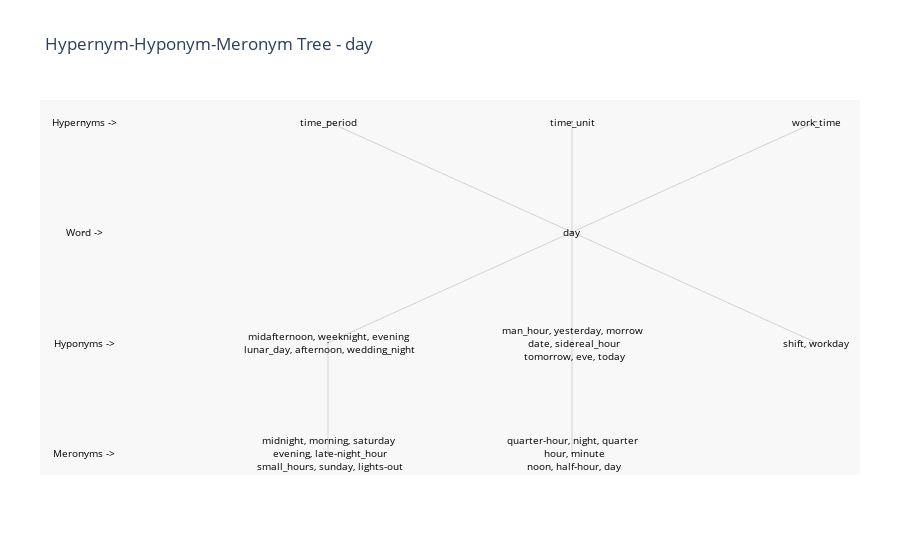

Here is the notebook cell this chart was saved with:
### Markdown cell above
Change the word to one of your choice and re-run to generate graph for that word.
Arguments - 
* *word* - The word for which HHM mappings are to be extracted.
* *hhm_mappings_df* - HHM mappings dataframe created in the previous step.
* *only_in_corpus* - Flag to be set if the output graph should only show the words that are there in the corpus. This will limit the hypernym, hyponyms and meronyms shown for the focus word.
* *top_n* - Top *N* groups to be plotted. Default 3. If the number of HHM groups are less than top_n, then all those groups will be shown.

### Code cell
word = "day"
generate_plot(word, hhm_mappings_df, only_in_corpus=False, top_n=3)

### Figure 1 — Plotly figure (JSON) as saved in the notebook; plotly's stock layout.template omitted (floating-point values rounded to 4 significant figures)
{"data": [{"hoverinfo": "none", "line": {"color": "rgb(210,210,210)", "width": 1}, "mode": "lines", "type": "scatter", "x": [2, 0, null, 2, 0, null, 0, 0, null, 2, 2, null, 2, 2, null, 2, 2, null, 2, 4, null, 2, 4, null], "y": [4, 6, null, 4, 2, null, 2, 0, null, 4, 6, null, 4, 2, null, 2, 0, null, 4, 6, null, 4, 2, null]}, {"hoverinfo": "text", "marker": {"color": "#6175c1", "line": {"color": "rgb(50,50,50)", "width": 1}, "size": 0.0001, "symbol": "circle-dot"}, "mode": "markers", "opacity": 0.8, "text": ["Hypernyms ->", "Word ->", "Hyponyms ->", "Meronyms ->", "day", "time_period", "midafternoon, weeknight, evening, lunar_day, afternoon, wedding_night", "midnight, morning, saturday, evening, late-night_hour, small_hours, sunday, lights-out", "time_unit", "man_hour, yesterday, morrow, date, sidereal_hour, tomorrow, eve, today", "quarter-hour, night, quarter, hour, minute, noon, half-hour, day", "work_time", "shift, workday"], "type": "scatter", "x": [-2, -2, -2, -2, 2, 0, 0, 0, 2, 2, 2, 4, 4], "y": [6, 4, 2, 0, 4, 6, 2, 0, 6, 2, 0, 6, 2]}], "layout": {"annotations": [{"font": {"color": "rgb(0,0,0)", "size": 10}, "showarrow": false, "text": "Hypernyms ->", "x": -2, "xref": "x", "y": 6, "yref": "y"}, {"font": {"color": "rgb(0,0,0)", "size": 10}, "showarrow": false, "text": "Word ->", "x": -2, "xref": "x", "y": 4, "yref": "y"}, {"font": {"color": "rgb(0,0,0)", "size": 10}, "showarrow": false, "text": "Hyponyms ->", "x": -2, "xref": "x", "y": 2, "yref": "y"}, {"font": {"color": "rgb(0,0,0)", "size": 10}, "showarrow": false, "text": "Meronyms ->", "x": -2, "xref": "x", "y": 0, "yref": "y"}, {"font": {"color": "rgb(0,0,0)", "size": 10}, "showarrow": false, "text": "day", "x": 2, "xref": "x", "y": 4, "yref": "y"}, {"font": {"color": "rgb(0,0,0)", "size": 10}, "showarrow": false, "text": "time_period", "x": 0, "xref": "x", "y": 6, "yref": "y"}, {"font": {"color": "rgb(0,0,0)", "size": 10}, "showarrow": false, "text": "midafternoon, weeknight, evening<br> lunar_day, afternoon, wedding_night", "x": 0, "xref": "x", "y": 2, "yref": "y"}, {"font": {"color": "rgb(0,0,0)", "size": 10}, "showarrow": false, "text": "midnight, morning, saturday<br> evening, late-night_hour<br> small_hours, sunday, lights-out", "x": 0, "xref": "x", "y": 0, "yref": "y"}, {"font": {"color": "rgb(0,0,0)", "size": 10}, "showarrow": false, "text": "time_unit", "x": 2, "xref": "x", "y": 6, "yref": "y"}, {"font": {"color": "rgb(0,0,0)", "size": 10}, "showarrow": false, "text": "man_hour, yesterday, morrow<br> date, sidereal_hour<br> tomorrow, eve, today", "x": 2, "xref": "x", "y": 2, "yref": "y"}, {"font": {"color": "rgb(0,0,0)", "size": 10}, "showarrow": false, "text": "quarter-hour, night, quarter<br> hour, minute<br> noon, half-hour, day", "x": 2, "xref": "x", "y": 0, "yref": "y"}, {"font": {"color": "rgb(0,0,0)", "size": 10}, "showarrow": false, "text": "work_time", "x": 4, "xref": "x", "y": 6, "yref": "y"}, {"font": {"color": "rgb(0,0,0)", "size": 10}, "showarrow": false, "text": "shift, workday", "x": 4, "xref": "x", "y": 2, "yref": "y"}], "font": {"size": 12}, "hovermode": "closest", "margin": {"b": 85, "l": 40, "r": 40, "t": 100}, "plot_bgcolor": "rgb(248,248,248)", "showlegend": false, "title": {"text": "Hypernym-Hyponym-Meronym Tree - day"}, "xaxis": {"showgrid": false, "showline": false, "showticklabels": false, "zeroline": false}, "yaxis": {"showgrid": false, "showline": false, "showticklabels": false, "zeroline": false}}}
